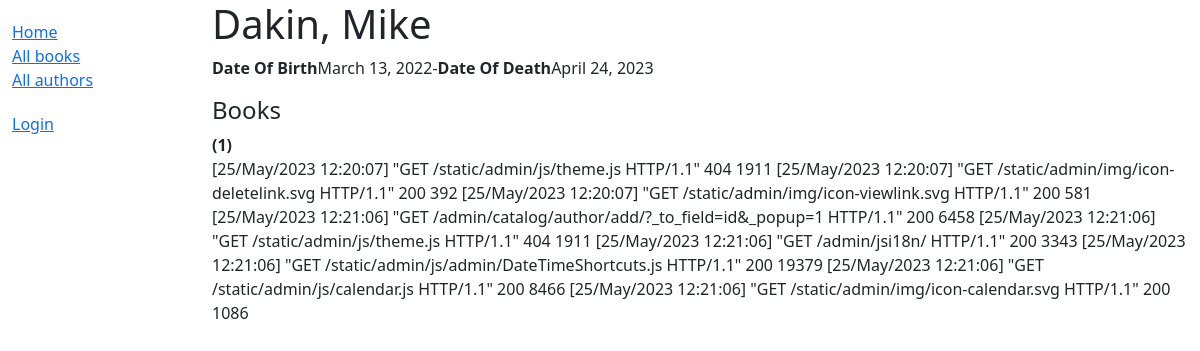
The page /catalog/author/5 on the database as committed earlier.
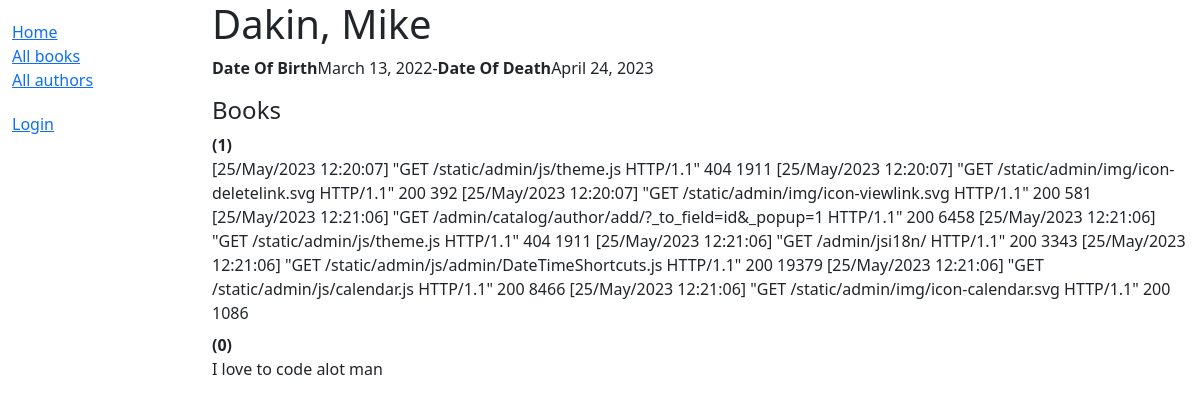
The same page on the database as committed later.
### catalog/models.py (models this page shows, shortened)
class Book(models.Model):
    title = models.CharField(max_length=200)
    author = models.ForeignKey("Author",on_delete=models.SET_NULL,null=True)
    summary = models.TextField(max_length=1000,help_text='Enter a brief description of the book')
    isbn = models.CharField('ISBN', max_length=13, unique=True,help_text='13 character <a href="https://www.isbn-international.org/content/what-isbn">ISBN number</a>')
    genre = models.ManyToManyField(Genre,help_text='Select the genre for this book')
    language = models.ForeignKey(Language, on_delete=models.SET_NULL,null=True,default='English')
    def display_genre(self):
        return ', '.join(genre.name for genre in self.genre.all()[:3])
    display_genre.short_description = 'Genre'

### catalog/views.py (the view)
# urls.py: path('author/<int:pk>',views.AuthorDetailView.as_view(),name='author-detail'),
class AuthorDetailView(generic.DetailView):
    model = Author

### catalog/models.py (called while the page is built)
    def __str__(self):
        return f"{self.last_name}, {self.first_name}"

### catalog/templates/catalog/author_detail.html
{% extends 'registration/base_generic.html'%}
{% block content %}
    <h1>{{author}}</h1>
    <p><strong>Date Of Birth</strong>{{author.date_of_birth}}-<strong>Date Of Death</strong>{{author.date_of_death}}</p>
    <div class="margin-left:20px; margin-top:20px">
        <h4>Books</h4>
        <dl>
            {% for book in author.book_set.all %}
                <dt><a href="{% url 'book-detail' book.pk%}">{{books}}</a>({{book.bookinstance_set.all.count}})</dt>
                <dd>{{book.summary}}</dd>
            {% endfor %}
        </dl>
    </div>
{% endblock %}

Rows that differ between the two databases and show on the page:
added Book: bookinstance_set.all.count "0", summary "I love to code alot man"
